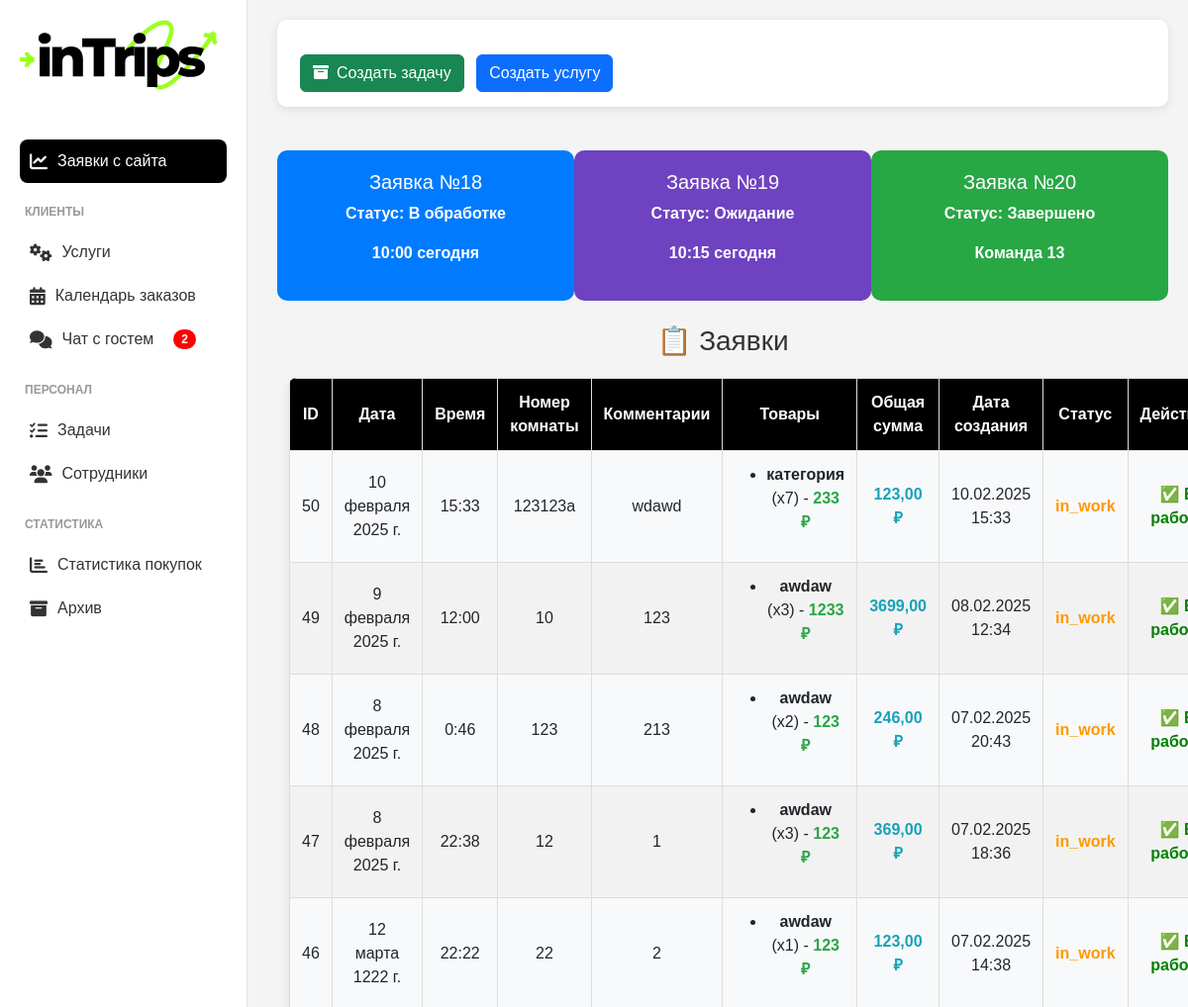
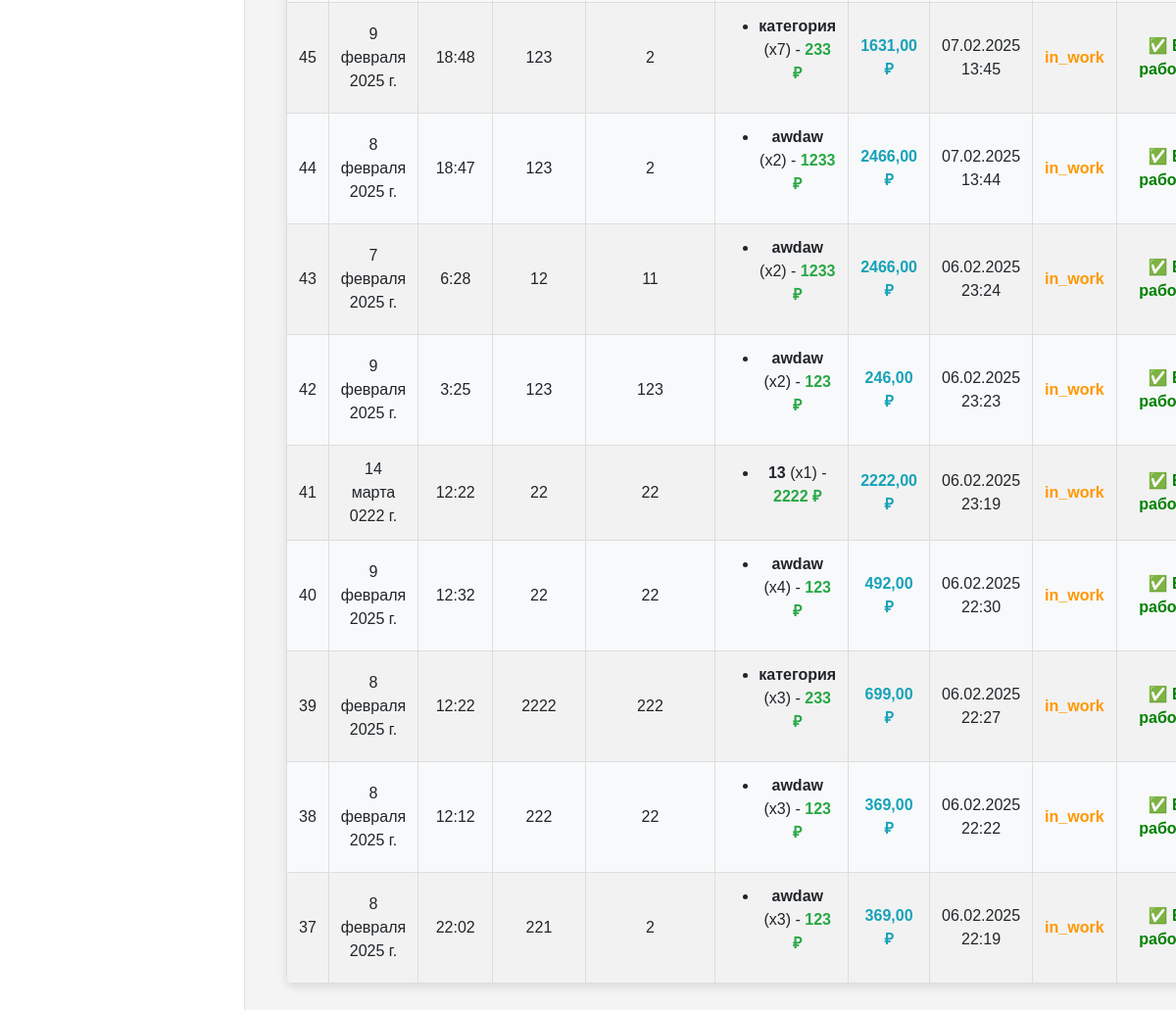
Page /orders_view/ on the committed database (2 pictures, top to bottom).
### custom_admin/models.py (models this page shows, shortened)
class Order(models.Model):
    items = models.JSONField()  # JSON-массив товаров [{name: "Item 1", quantity: 2, price: 500}]
    total_price = models.DecimalField(max_digits=10, decimal_places=2)
    date = models.DateField()
    time = models.TimeField()
    room_number = models.CharField(max_length=10)  # Номер комнаты
    comments = models.TextField(blank=True)  # Комментарии клиента
    created_at = models.DateTimeField(auto_now_add=True)  # Дата создания
    STATUS_CHOICES = [
        ("new", "Новый"),
        ("processing", "В обработке"),
        ("completed", "Завершен"),
    ]
    status = models.CharField(max_length=20, choices=STATUS_CHOICES, default="new")

### custom_admin/views.py (the view)
# urls.py: path("orders_view/", views.orders, name="orders"),
def orders(request):
    orders = Order.objects.all().order_by("-status", "-created_at")
    employees = Employee.objects.all()
    new_orders_count = Order.objects.filter(status="new").count()  # Считаем заявки
    return render(request, "custom_admin/orders.html", {
        "orders": orders,
        "employees": employees,
        "new_orders_count": new_orders_count  # Передаем в шаблон
    })

### custom_admin/context_processors.py (called while the page is built)
def new_orders_count(request):
    return {"new_orders_count": Order.objects.filter(status="new").count()}

### custom_admin/templates/custom_admin/orders.html
{% extends 'custom_admin/base.html' %}
{% block content %}
    <h2 class="page-title">📋 Заявки</h2>
    <table class="styled-table mb-5 ">
        <thead  class="orders__thead bg-black bg-dark">
            <tr  class="orders__thead">
                <th>ID</th>
                <th>Дата</th>
                <th>Время</th>
                <th>Номер комнаты</th>
                <th>Комментарии</th>
                <th>Товары</th>
                <th>Общая сумма</th>
                <th>Дата создания</th>
                <th>Статус</th>
                <th>Действия</th>
            </tr>
        </thead>
        <tbody>
            {% for order in orders %}
                <tr>
                    <td>{{ order.id }}</td>
                    <td>{{ order.date }}</td>
                    <td>{{ order.time }}</td>
                    <td>{{ order.room_number }}</td>
                    <td>{{ order.comments }}</td>
                    <td>
                        <ul>
                            {% for item in order.items %}
                                <li>
                                    <strong>{{ item.name }}</strong> (x{{ item.quantity }}) - <span class="price">{{ item.price }} ₽</span>
                                </li>
                            {% endfor %}
                        </ul>
                    </td>
                    <td class="total-price">{{ order.total_price }} ₽</td>
                    <td>{{ order.created_at|date:"d.m.Y H:i" }}</td>
                    <td class="status">{{ order.get_status_display }}</td>
                    <td>
                        {% if order.status == "new" %}
                        <form action="{% url 'confirm_order' order.id %}" method="post" class="confirm-form">
                            {% csrf_token %}
                            <select name="employee" required class="styled-select">
                                <option value="" disabled selected>Выберите сотрудника</option>
                                {% for employee in employees %}
                                    <option value="{{ employee.id }}">{{ employee.full_name }}</option>
                                {% endfor %}
                            </select>
                            <button type="submit" class="confirm-btn">✅ Подтвердить</button>
                        </form>
                        {% else %}
                            <span class="confirmed-status">✅ В работе</span>
                        {% endif %}
                    </td>
                </tr>
            {% empty %}
                <tr>
                    <td colspan="11" class="no-orders">Нет заказов</td>
                </tr>
            {% endfor %}
        </tbody>
    </table>
{% endblock %}

### chat/static/styles.css (style rules this page uses)
body { display: flex; height: 100vh; overflow: hidden; background-color: #f4f6f9; }
table { width: 100%; border-collapse: collapse; margin-top: 20px; }
th, td { border: 1px solid #ddd; padding: 8px; text-align: left; }
th { background-color: rgba(0, 0, 0, 0.468); font-weight: bold; }
tr:nth-child(even) { background-color: #f9f9f9; }
body { font-family: Arial, sans-serif; margin: 20px; background-color: #f4f4f9; }
.page-title { text-align: center; font-size: 28px; margin-bottom: 20px; color: #333; }
.styled-table { width: 100%; border-collapse: collapse; background: #f8f9fa; box-shadow: 0px 4px 10px rgba(0, 0, 0, 0.1); border-radius: 8px; overflow: hidden; }
.styled-table th, .styled-table td { padding: 12px; border-bottom: 1px solid #ddd; text-align: center; }
.styled-table thead { background: #007bff; color: white; }
.styled-table tbody tr:nth-child(even) { background: #f2f2f2; }
.status { font-weight: bold; color: #ff9800; }
.confirmed-status { font-weight: bold; color: green; }
.total-price { font-weight: bold; color: #17a2b8; }
.price { font-weight: bold; color: #28a745; }
.orders__thead { background-color: black !important; }
body { margin: 0; padding: 0; font-family: Arial, sans-serif; background-color: #f4f4f4; }

### rows in the picture
Order: id "50", date "10 февраля 2025 г.", time "15:33", room_number "123123a", comments "wdawd", name "категория", quantity "7", price "233", total_price "123,00", created_at "10.02.2025 15:33", status "in_work"
Order: id "49", date "9 февраля 2025 г.", time "12:00", room_number "10", comments "123", name "awdaw", quantity "3", price "1233", total_price "3699,00", created_at "08.02.2025 12:34", status "in_work"
Order: id "48", date "8 февраля 2025 г.", time "0:46", room_number "123", comments "213", name "awdaw", quantity "2", price "123", total_price "246,00", created_at "07.02.2025 20:43", status "in_work"
Order: id "47", date "8 февраля 2025 г.", time "22:38", room_number "12", comments "1", name "awdaw", quantity "3", price "123", total_price "369,00", created_at "07.02.2025 18:36", status "in_work"
Order: id "46", date "12 марта 1222 г.", time "22:22", room_number "22", comments "2", name "awdaw", quantity "1", price "123", total_price "123,00", created_at "07.02.2025 14:38", status "in_work"
Order: id "45", date "9 февраля 2025 г.", time "18:48", room_number "123", comments "2", name "категория", quantity "7", price "233", total_price "1631,00", created_at "07.02.2025 13:45", status "in_work"
Order: id "44", date "8 февраля 2025 г.", time "18:47", room_number "123", comments "2", name "awdaw", quantity "2", price "1233", total_price "2466,00", created_at "07.02.2025 13:44", status "in_work"
Order: id "43", date "7 февраля 2025 г.", time "6:28", room_number "12", comments "11", name "awdaw", quantity "2", price "1233", total_price "2466,00", created_at "06.02.2025 23:24", status "in_work"
Order: id "42", date "9 февраля 2025 г.", time "3:25", room_number "123", comments "123", name "awdaw", quantity "2", price "123", total_price "246,00", created_at "06.02.2025 23:23", status "in_work"
Order: id "41", date "14 марта 0222 г.", time "12:22", room_number "22", comments "22", name "13", quantity "1", price "2222", total_price "2222,00", created_at "06.02.2025 23:19", status "in_work"
Order: id "40", date "9 февраля 2025 г.", time "12:32", room_number "22", comments "22", name "awdaw", quantity "4", price "123", total_price "492,00", created_at "06.02.2025 22:30", status "in_work"
Order: id "39", date "8 февраля 2025 г.", time "12:22", room_number "2222", comments "222", name "категория", quantity "3", price "233", total_price "699,00", created_at "06.02.2025 22:27", status "in_work"
Order: id "38", date "8 февраля 2025 г.", time "12:12", room_number "222", comments "22", name "awdaw", quantity "3", price "123", total_price "369,00", created_at "06.02.2025 22:22", status "in_work"
Order: id "37", date "8 февраля 2025 г.", time "22:02", room_number "221", comments "2", name "awdaw", quantity "3", price "123", total_price "369,00", created_at "06.02.2025 22:19", status "in_work"
